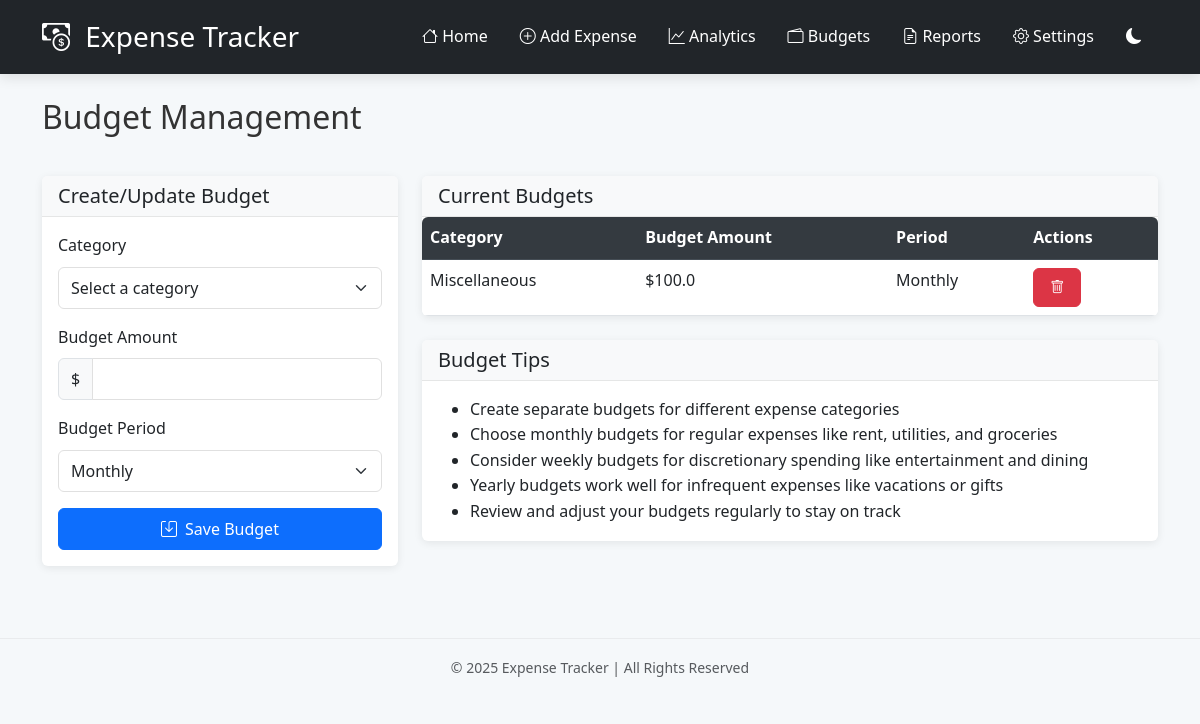
The app's page /budgets with its own data.
### tables this page shows
CREATE TABLE budgets (
                id INTEGER PRIMARY KEY AUTOINCREMENT,
                category TEXT NOT NULL UNIQUE,
                amount REAL NOT NULL,
                period TEXT NOT NULL
            );

### app.py (the view, shortened to what this page needs)
@app.route('/budgets', methods=['GET', 'POST'])
def manage_budgets():
    with get_db_connection() as conn:
        budgets = conn.execute('SELECT * FROM budgets ORDER BY category').fetchall()
        categories = conn.execute('SELECT DISTINCT category FROM expenses').fetchall()
        categories = [c['category'] for c in categories] + [c for c in EXPENSE_CATEGORIES if c not in categories]
    currency_code = session.get('currency', 'USD')
    currency = CURRENCIES[currency_code]
    return render_template('budgets.html',
                          budgets=budgets,
                          categories=sorted(set(categories)),
                          currency=currency,
                          currency_code=currency_code)

### app.py (called while the page is built)
@contextmanager
def get_db_connection():
    conn = sqlite3.connect('expenses.db')
    conn.row_factory = sqlite3.Row
    try:
        yield conn
    finally:
        conn.close()

### templates/budgets.html (shortened to what this page needs)
{% extends "layout.html" %}
{% block content %}
<div class="row mb-4">
    <div class="col">
        <h2 class="mb-3">Budget Management</h2>
    </div>
</div>
<div class="row">
    <div class="col-md-4 mb-4">
        <div class="card shadow-sm">
            <div class="card-header bg-light">
                <h5 class="card-title mb-0">Create/Update Budget</h5>
            </div>
            <div class="card-body">
                <form method="POST">
                    <div class="mb-3">
                        <label for="category" class="form-label">Category</label>
                        <select class="form-select" id="category" name="category" required>
                            <option value="" disabled selected>Select a category</option>
                        </select>
                    </div>
                    <div class="mb-3">
                        <label for="amount" class="form-label">Budget Amount</label>
                        <div class="input-group">
                            <span class="input-group-text">{{ currency.symbol }}</span>
                            <input type="number" class="form-control" id="amount" name="amount" step="0.01" min="0.01" required>
                        </div>
                    </div>
                    <div class="mb-3">
                        <label for="period" class="form-label">Budget Period</label>
                        <select class="form-select" id="period" name="period">
                            <option value="monthly" selected>Monthly</option>
                        </select>
                    </div>
                    <div class="d-grid">
                        <button type="submit" class="btn btn-primary">
                            <i class="bi bi-save me-2"></i>Save Budget
                        </button>
                    </div>
                </form>
            </div>
        </div>
    </div>
    <div class="col-md-8">
        <div class="card shadow-sm">
            <div class="card-header bg-light">
                <h5 class="card-title mb-0">Current Budgets</h5>
            </div>
            <div class="card-body p-0">
                <div class="table-responsive">
                    <table class="table table-hover mb-0">
                        <thead class="table-light">
                            <tr>
                                <th>Category</th>
                                <th>Budget Amount</th>
                                <th>Period</th>
                                <th>Actions</th>
                            </tr>
                        </thead>
                        <tbody>
                            {% for budget in budgets %}
                            <tr>
                                <td>{{ budget.category }}</td>
                                <td>{{ currency.symbol }}{{ budget.amount|round(2) }}</td>
                                <td>{{ budget.period.capitalize() }}</td>
                                <td>
                                    <form action="{{ url_for('delete_budget', id=budget.id) }}" method="POST" style="display: inline;">
                                        <button type="submit" class="btn btn-sm btn-danger" onclick="return confirm('Are you sure you want to delete this budget?')">
                                            <i class="bi bi-trash"></i>
                                        </button>
                                    </form>
                                </td>
                            </tr>
                            {% else %}
                            <tr>
                                <td colspan="4" class="text-center py-3">No budgets created yet</td>
                            </tr>
                            {% endfor %}
                        </tbody>
                    </table>
                </div>
            </div>
        </div>
        <div class="card shadow-sm mt-4">
            <div class="card-header bg-light">
                <h5 class="card-title mb-0">Budget Tips</h5>
            </div>
            <div class="card-body">
                <ul class="mb-0">
                    <li>Create separate budgets for different expense categories</li>
                    <li>Choose monthly budgets for regular expenses like rent, utilities, and groceries</li>
                    <li>Consider weekly budgets for discretionary spending like entertainment and dining</li>
                    <li>Yearly budgets work well for infrequent expenses like vacations or gifts</li>
                    <li>Review and adjust your budgets regularly to stay on track</li>
                </ul>
            </div>
        </div>
    </div>
</div>
{% endblock %}

### static/style.css (style rules this page uses)
:root { --primary-color: #0d6efd; --primary-hover: #0b5ed7; --secondary-color: #6c757d; --success-color: #28a745; --danger-color: #dc3545; --warning-color: #ffc107; --info-color: #17a2b8; --light-color: #f8f9fa; --dark-color: #343a40; --border-radius: 0.375rem; --box-shadow: 0 0.5rem 1rem rgba(0, 0, 0, 0.15); }
body { background-color: #f5f8fa; font-family: 'Segoe UI', Tahoma, Geneva, Verdana, sans-serif; color: #333; line-height: 1.6; }
.card { border: none; border-radius: var(--border-radius); box-shadow: 0 2px 8px rgba(0, 0, 0, 0.08); transition: transform 0.2s, box-shadow 0.2s; }
.card-header { background-color: rgba(0, 0, 0, 0.03); border-bottom: 1px solid rgba(0, 0, 0, 0.08); }
.table-responsive { border-radius: var(--border-radius); overflow: hidden; }
.table thead th { background-color: var(--dark-color); color: white; border-color: #454d55; }
.form-control, .form-select { border-radius: var(--border-radius); border-color: #e0e0e0; padding: 0.5rem 0.75rem; }
.btn { border-radius: var(--border-radius); padding: 0.5rem 1rem; font-weight: 500; transition: all 0.2s; }
.btn-primary { background-color: var(--primary-color); border-color: var(--primary-color); }
.shadow-sm { box-shadow: 0 2px 8px rgba(0, 0, 0, 0.08) !important; }
select.form-select { background-repeat: no-repeat; background-position: right 0.75rem center; background-size: 16px 12px; }
.form-select { min-width: 150px; padding: 0.5rem 0.75rem; height: auto; }

### records on screen
budgets: category "Miscellaneous", symbol "$", amount "100.0", period "Monthly"

### other values on screen
{{ currency.symbol }} "$"
